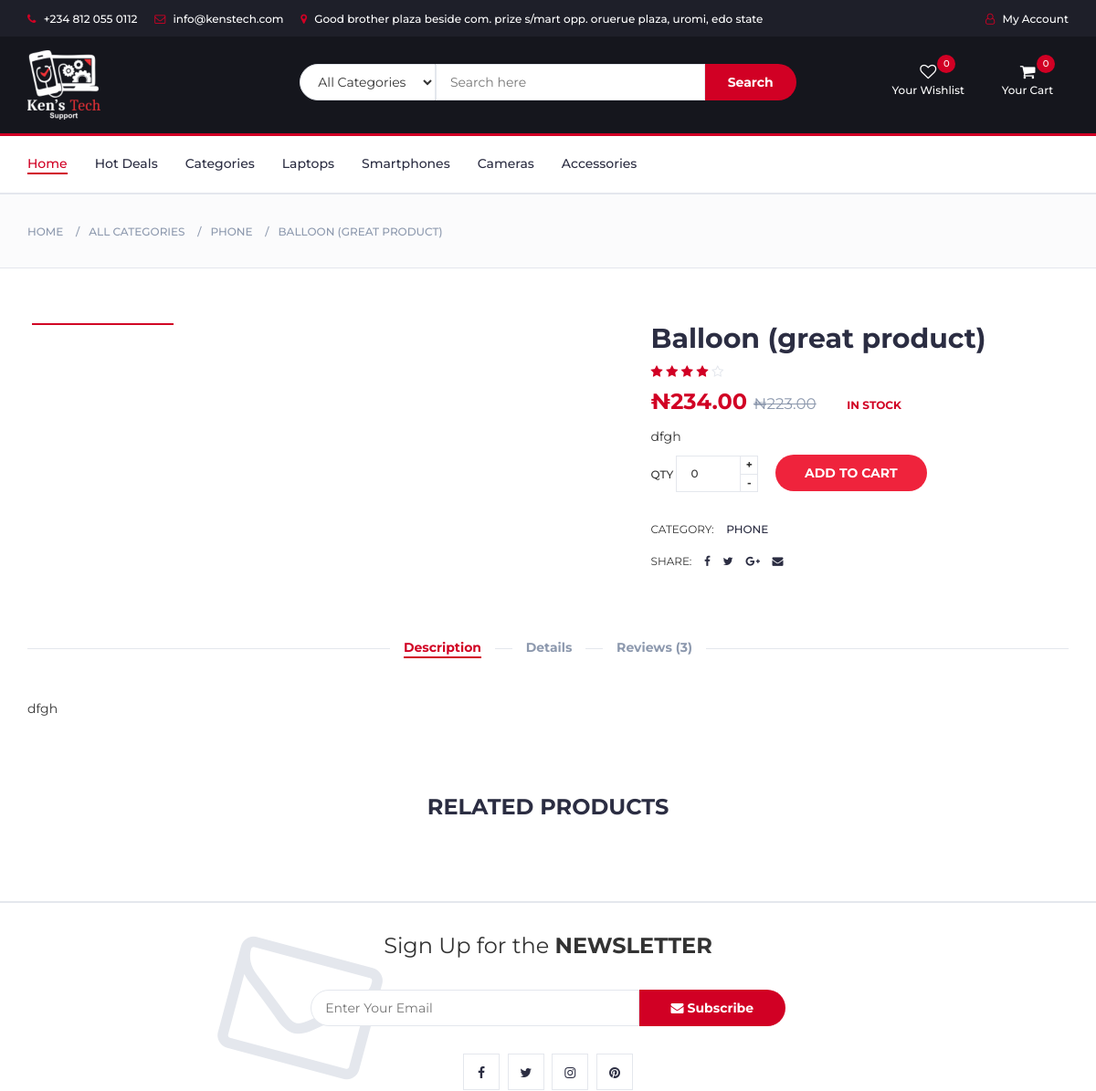
/product/balloon-great-product/ (signed in, upper part), run on an earlier commit of the app's database.
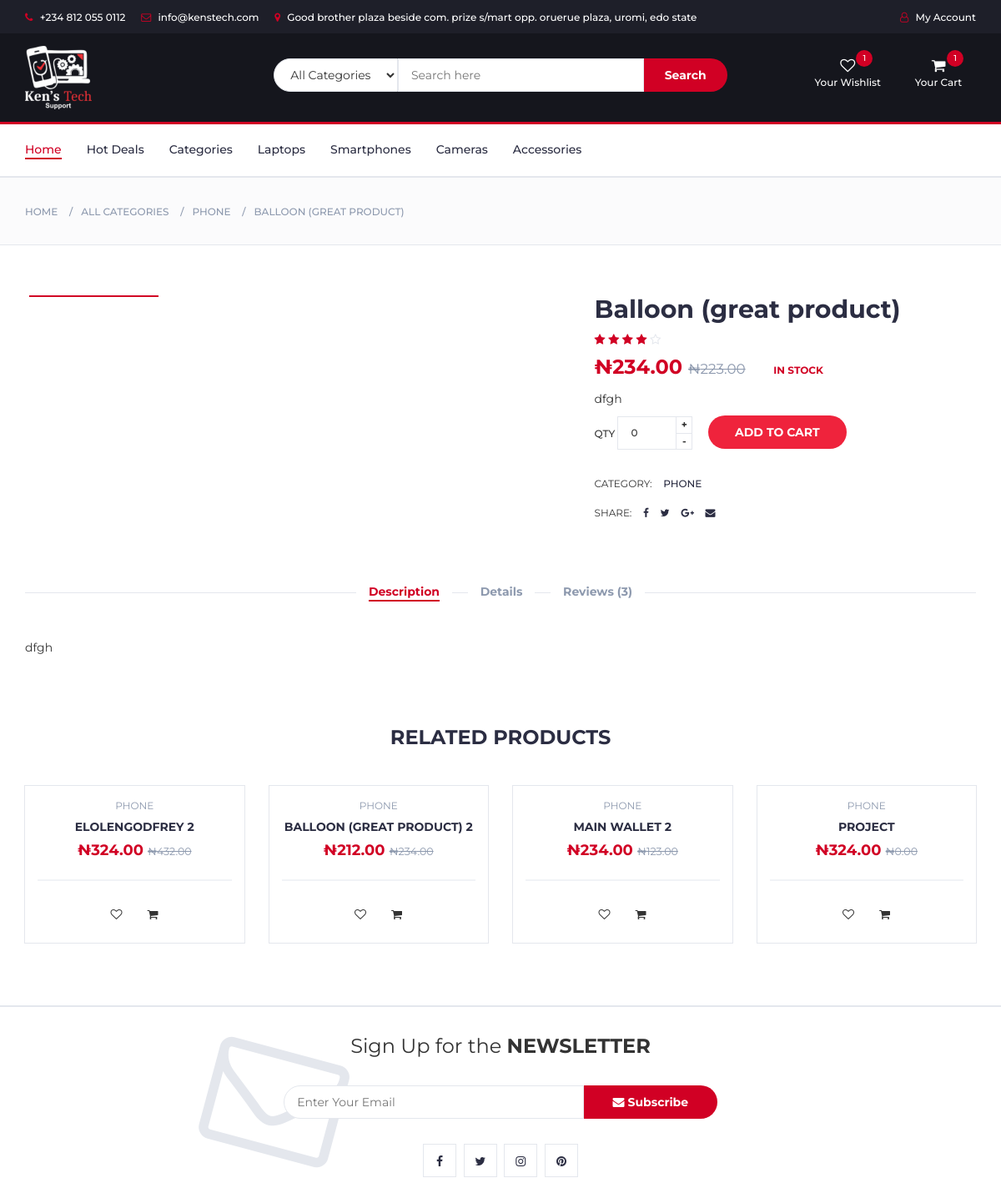
And on a later commit of the database.
### store/models.py (models this page shows, shortened)
class Category(models.Model):
    name = models.CharField(max_length=100)
    def __str__(self):
        return self.name

class Product(models.Model):
    name = models.CharField(max_length=100)
    price = models.DecimalField(max_digits=10, decimal_places=2)
    discount_price = models.DecimalField(max_digits=10, decimal_places=2, default=0)
    discount = models.BooleanField(default=False)
    categories = models.ManyToManyField(Category)
    related_products = models.ManyToManyField('self', blank=True)
    timestamp = models.TimeField(auto_now=False, auto_now_add=True)
    description = models.TextField()
    details = models.TextField()
    is_new = models.BooleanField(default=True)
    hot_deal= models.BooleanField(default=False)
    sales = models.IntegerField(default=0)
    slug = models.SlugField(unique=True, null=True, blank=True)
    user = models.ForeignKey(User, on_delete=models.CASCADE)
    def get_absolute_url(self):
        return reverse('product_detail', kwargs={'slug': self.slug})

### store/views.py (the view, shortened to what this page needs)
# urls.py: path('product/<slug:slug>/', ProductDetailView.as_view(), name='product_detail'),
class ProductDetailView(TemplateView):
    model = Product
    context_object_name = 'product'
    template_name = 'store/product.html'
    related_products_per_page = 4
    def get_context_data(self, **kwargs):
        context = super().get_context_data(**kwargs)
        slug = self.kwargs['slug']
        product = get_object_or_404(Product, slug=slug)
        cart = self.get_cart()
        context['cart_items_count'] = cart.get_total_items() if cart else 0
        context['product'] = product
        context['wishlist_items_count'] = self.wishlist_items_count()
        related_products = self.get_related_products(product)
        paginator = Paginator(related_products, self.related_products_per_page)
        page_number = self.request.GET.get('page', 1)
        page = paginator.get_page(page_number)
        context['related_products'] = page
        if self.request.user.is_authenticated:
            cart = Cart.objects.filter(user=self.request.user).first()
            if cart:
                cart_item = cart.items.filter(product=product).first()
                if cart_item:
                    context['quantity'] = cart_item.quantity
                else:
                    context['quantity'] = 0
            else:
                context['quantity'] = 0
        else:
            context['quantity'] = 0
        return context
    def get_related_products(self, product):
        related_products = Product.objects.filter(categories__in=product.categories.all()).exclude(slug=product.slug)
        related_products = related_products.order_by('-timestamp')
        return related_products
    def wishlist_items_count(self):
        wishlist_items_count = 0
        user = self.request.user
        if user.is_authenticated:
            wishlist_items_count = WishlistItem.objects.filter(wishlist__user=user).count()
        return wishlist_items_count
    def get_cart(self):
        if self.request.user.is_authenticated:
            cart, _ = Cart.objects.get_or_create(user=self.request.user)
        return cart

### store/models.py (called while the page is built)
    def get_total_items(self):
        return self.items.count()

### store/templates/store/product.html (shortened to what this page needs)
{% extends 'store/base.html' %}
	{% block content %}
		{% include 'store/header.html' %}
		{% include 'store/navigation.html' %}
		{% include 'store/breadcrumb.html' %}
		<div class="section">
			<div class="container">
				<div class="row">
					<div class="col-md-5 col-md-push-2">
						{% if product.images.exists %}
						<div id="product-main-img">
							{% for image in product.images.all %}
							<div class="product-preview">
							</div>
							{% endfor %}
						</div>
						{% endif %}
					</div>
					<div class="col-md-2  col-md-pull-5">
						<div id="product-imgs">
							{% for image in product.images.all %}
							<div class="product-preview">
							</div>
							{% endfor %}
						</div>
					</div>
					<div class="col-md-5">
						<div class="product-details">
							<h2 class="product-nam./product.html">{{ product.name }}</h2>
							<div>
								<div class="product-rating">
									<i class="fa fa-star"></i>
									<i class="fa fa-star"></i>
									<i class="fa fa-star"></i>
									<i class="fa fa-star"></i>
									<i class="fa fa-star-o"></i>
								</div>
							</div>
							<div>
								{% if product.discount %}
								<h3 class="product-price">&#8358;{{ product.discount_price }}
									<del class="product-old-price">&#8358;{{ product.price }}</del>
								</h3>
								{% else %}
								<h3 class="product-price">&#8358;{{ product.price }}
									<del class="product-old-price">&#8358;{{ product.discount_price }}</del>
								</h3>
								{% endif %}
								<span class="product-available">In Stock</span>
							</div>
							<p>{{ product.description }}</p>
							<div class="add-to-cart">
								<form method="post" action="">
									<div class="qty-label">
										Qty
										<div class="input-number">
											<input name="quantity" value="{{ quantity }}" type="number">
											<span class="qty-up">+</span>
											<span class="qty-down">-</span>
										</div>
									</div>
									<button type="submit" class="add-to-cart-btn"> add to cart</button>
								</form>
							</div>
							{% for cat in product.categories.all %}
							<ul class="product-links">
								<li>Category:</li>
								<li><a href="#">{{ cat }}</a></li>
							</ul>
							{% endfor %}
							<ul class="product-links">
								<li>Share:</li>
								<li><a href="#"><i class="fa fa-facebook"></i></a></li>
								<li><a href="#"><i class="fa fa-twitter"></i></a></li>
								<li><a href="#"><i class="fa fa-google-plus"></i></a></li>
								<li><a href="#"><i class="fa fa-envelope"></i></a></li>
							</ul>
						</div>
					</div>
					<div class="col-md-12">
						<div id="product-tab">
							<ul class="tab-nav">
								<li class="active"><a data-toggle="tab" href="#tab1">Description</a></li>
								<li><a data-toggle="tab" href="#tab2">Details</a></li>
								<li><a data-toggle="tab" href="#tab3">Reviews (3)</a></li>
							</ul>
							<div class="tab-content">
								<div id="tab1" class="tab-pane fade in active">
									<div class="row">
										<div class="col-md-12">
											<p>{{ product.description }}</p>
										</div>
									</div>
								</div>
							</div>
						</div>
					</div>
				</div>
			</div>
		</div>
		<div class="section">
			<div class="container">
				<div class="row">
					<div class="col-md-12">
						<div class="section-title text-center">
							<h3 class="title">Related Products</h3>
						</div>
					</div>
					{% for product in related_products  %}
					<div class="col-md-3 col-xs-6">
						<div class="product">
							<div class="product-body">
								{% for cat in product.categories.all  %}
								<p class="product-category">{{ cat }}</p>
								{% endfor %}
								<h3 class="product-name"><a href="{{ product.get_absolute_url }}">{{ product.name }}</a></h3>
								{% if product.discount %}
								<h4 class="product-price">&#8358;{{ product.discount_price }}
									<del class="product-old-price">&#8358;{{ product.price }}</del>
								</h4>
								{% else %}
								<h4 class="product-price">&#8358;{{ product.price }}
									<del class="product-old-price">&#8358;{{ product.discount_price }}</del>
								</h4>
								{% endif %}
								<div class="product-rating">
								</div>
								<div class="product-btns">
                                    <button class="add-to-wishlist"><i class="fa fa-heart-o"></i><span class="tooltipp">add to wishlist</span></button>
                                    <button class="add-to-compare"><i class="fa fa-shopping-cart"></i><span class="tooltipp">add to cart</span></button>
                                </div>
							</div>
							<div class="add-to-cart">
								<button class="add-to-cart-btn"> add to cart</button>
							</div>
						</div>
					</div>
					{% endfor %}
				</div>
			</div>
		</div>
		{% include 'store/newsletter.html' %}
	{% endblock content %}

### store/templates/store/base.html (shortened to what this page needs)
<!DOCTYPE html>
<html lang="en">
	{% include 'store/head.html' %}
	<body>
        {% block content %}
        {% endblock content %}
    </body>
</html>

### store/templates/store/head.html (shortened to what this page needs)
{% load static %}
<head>
    <link type="text/css" rel="stylesheet" href="{% static 'css/bootstrap.min.css' %}"/>
    <link type="text/css" rel="stylesheet" href="{% static 'css/slick.css' %} "/>
    <link type="text/css" rel="stylesheet" href="{% static 'css/slick-theme.css' %}"/>
    <link type="text/css" rel="stylesheet" href="{% static 'css/nouislider.min.css' %}"/>
    <link rel="stylesheet" href="{% static 'css/font-awesome.min.css' %}">
    <link type="text/css" rel="stylesheet" href="{% static 'css/style.css' %}"/>
</head>

### store/templates/store/header.html (shortened to what this page needs)
{% load static %}
<header>
    <div id="top-header">
        <div class="container">
            <ul class="header-links pull-left">
                <li><a href="tel:+234 812 055 0112"><i class="fa fa-phone"></i> +234 812 055 0112</a></li>
                <li><a href="mailto:info@kenstech.com"><i class="fa fa-envelope-o"></i> info@kenstech.com</a></li>
                <li><a href=""><i class="fa fa-map-marker"></i> Good brother plaza beside com. prize s/mart opp. oruerue plaza, uromi, edo state</a></li>
            </ul>
            <ul class="header-links pull-right">
                <li><a href="#"><i class="fa fa-user-o"></i> My Account</a></li>
            </ul>
        </div>
    </div>
    <div id="header">
        <div class="container">
            <div class="row">
                <div class="col-md-3">
                    <div class="header-logo">
                        <a href="/" class="logo">
                            <img src="{% static 'img/logo.png' %}" alt="">
                        </a>
                    </div>
                </div>
                {% include 'store/search.html' %}
                <div class="col-md-3 clearfix">
                    <div class="header-ctn">
                        <div>
                            <a href="./wishlist.html">
                                <i class="fa fa-heart-o"></i>
                                <span>Your Wishlist</span>
                                <div class="qty">{{ wishlist_items_count }}</div>
                            </a>
                        </div>
                        <div class="dropdown">
                            <a href="/">
                                <i class="fa fa-shopping-cart"></i>
                                <span>Your Cart</span>
                                <div class="qty">{{ cart_items_count }}</div>
                            </a>
                        </div>
                    </div>
                </div>
            </div>
        </div>
    </div>
</header>

### store/templates/store/search.html (shortened to what this page needs)
<div class="col-md-6">
    <div class="header-search">
        <form method="GET" action="{% url 'product_list' %}">
            <select class="input-select" name="category">
                <option value="0">All Categories</option>
            </select>
            <input class="input" type="text" name="search" placeholder="Search here" value="{{ search_query }}">
            <button type="submit" class="search-btn">Search</button>
        </form>
    </div>
</div>

### store/templates/store/navigation.html
<nav id="navigation">
    <div class="container">
        <div id="responsive-nav">
            <ul class="main-nav nav navbar-nav">
                <li class="active"><a href="#">Home</a></li>
                <li><a href="#">Hot Deals</a></li>
                <li><a href="#">Categories</a></li>
                <li><a href="#">Laptops</a></li>
                <li><a href="#">Smartphones</a></li>
                <li><a href="#">Cameras</a></li>
                <li><a href="#">Accessories</a></li>
            </ul>
        </div>
    </div>
</nav>

### store/templates/store/breadcrumb.html
<div id="breadcrumb" class="section">
    <div class="container">
        <div class="row">
            <div class="col-md-12">
                <ul class="breadcrumb-tree">
                    <li>Home</li>
                    <li>All Categories</li>
                    {% for cat in product.categories.all  %}
                    <li>{{ cat }}</li>
                    {% endfor %}
                    <li >{{ product.name }}</li>
                </ul>
            </div>
        </div>
    </div>
</div>

### store/templates/store/newsletter.html (shortened to what this page needs)
<div id="newsletter" class="section">
    <div class="container">
        <div class="row">
            <div class="col-md-12">
                <div class="newsletter">
                    <p>Sign Up for the <strong>NEWSLETTER</strong></p>
                    <form method="POST" action="">
                        <input class="input" type="email" name="email" placeholder="Enter Your Email">
                        <button class="newsletter-btn" type="submit"><i class="fa fa-envelope"></i> Subscribe</button>
                    </form>
                    <ul class="newsletter-follow">
                        <li>
                            <a target="_blank" href="https://www.facebook.com/profile.php?id=100063627535281&mibextid=LQQJ4d"><i class="fa fa-facebook"></i></a>
                        </li>
                        <li>
                            <a href="#"><i class="fa fa-twitter"></i></a>
                        </li>
                        <li>
                            <a href="#"><i class="fa fa-instagram"></i></a>
                        </li>
                        <li>
                            <a href="#"><i class="fa fa-pinterest"></i></a>
                        </li>
                    </ul>
                </div>
            </div>
        </div>
    </div>
</div>

### store/templates/store/footer.html (shortened to what this page needs)
{% load static %}

### store/templates/store/script.html (shortened to what this page needs)
{% load static %}

What changed in the data, as far as the page shows it:
added Product: name "ELOLENGODFREY 2", discount_price "324.00", price "432.00", Category (name "PHONE")
added Product: name "BALLOON (GREAT PRODUCT) 2", discount_price "212.00", price "234.00", Category (name "PHONE")
added Product: name "MAIN WALLET 2", price "234.00", discount_price "123.00", Category (name "PHONE")
added Product: name "PROJECT", price "324.00", discount_price "0.00", Category (name "PHONE")
Also different on the page:
{{ wishlist_items_count }}: "0" → "1"
{{ cart_items_count }}: "0" → "1"
